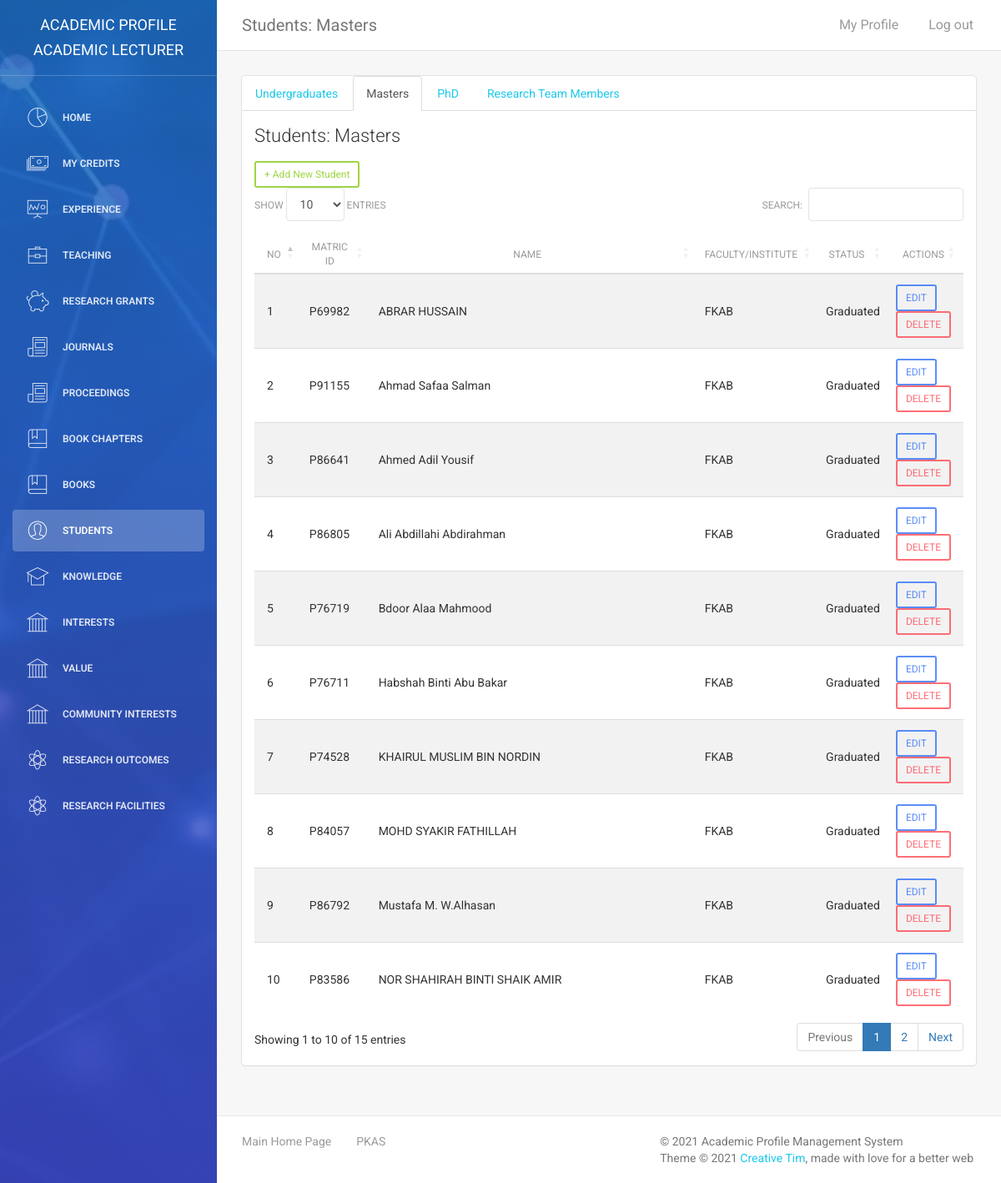
/kalai_panel/students_masters.php (signed in), run on the app's committed database.
### tables this page shows
CREATE TABLE `tbl_students` (
  `id` int(11) NOT NULL,
  `std_reg_num` varchar(25) DEFAULT NULL,
  `std_name` text DEFAULT NULL,
  `std_picture` varchar(255) DEFAULT NULL,
  `std_type` int(11) DEFAULT NULL,
  `std_phonenum` varchar(255) DEFAULT NULL,
  `std_email` varchar(255) DEFAULT NULL,
  `std_research_title` text DEFAULT NULL,
  `std_start_year` int(11) DEFAULT NULL,
  `std_end_year` int(11) DEFAULT NULL,
  `std_status` int(11) DEFAULT NULL,
  `std_sv_status` int(11) DEFAULT NULL,
  `std_faculty` varchar(25) DEFAULT NULL,
  `std_funding_status` varchar(255) DEFAULT NULL,
  `std_activity` text DEFAULT NULL,
  `std_research_outcome` varchar(255) DEFAULT NULL,
  `std_password` varchar(255) DEFAULT NULL,
  `std_firstlogin` int(11) DEFAULT NULL,
  `super_owner` varchar(255) DEFAULT NULL
);

### kalai_panel/assets/php/chk-session.php (called while the page is built, shortened)
<?php
include("connectdb.php");
$user_check = $_SESSION['user_login'];
$user_role = $_SESSION['user_role'];
if($user_role == "Admin" || $user_role == "Super Admin" || $user_role == "Academic Lecturer" || $user_role == "Consultant" || $user_role == "Teacher"){
    $ses_sql = mysqli_query($conn,"select admin_id, admin_name, role, university, plan, credits from tbl_admin where admin_id = '$user_check'");
    $row = mysqli_fetch_array($ses_sql,MYSQLI_ASSOC);
    $login_super_owner = $row['admin_id'];
    $user_role= $row['role'];
}else if($user_role == "Student"){
    $ses_sql = mysqli_query($conn,"select std_reg_num, std_name, super_owner from tbl_students where std_reg_num = '$user_check' ");
   $row = mysqli_fetch_array($ses_sql,MYSQLI_ASSOC);
   $login_session = $row['std_reg_num'];
   $your_name = $row['std_name'];
   $login_super_owner = $row['super_owner'];
   $user_role = "Student";
   $navbar = "student-navbar.php";
   if(!isset($_SESSION['user_login'])){
      header("location:login.php");
   }
}else{
    header("location:login.php");
}
?>

### kalai_panel/students_masters.php (the view, shortened to what this page needs)
<?php
require_once("assets/php/chk-session.php");
require_once("assets/php/connectdb.php");
?>
<!doctype html>
<html lang="en">
<head>
    <link href="assets/css/bootstrap.min.css" rel="stylesheet" />
    <link href="assets/css/animate.min.css" rel="stylesheet"/>
    <link href="assets/css/light-bootstrap-dashboard.css?v=1.4.0" rel="stylesheet"/>
	<link rel="stylesheet" type="text/css" href="https://cdn.datatables.net/1.10.19/css/dataTables.bootstrap4.min.css">
    <link href="https://maxcdn.bootstrapcdn.com/font-awesome/4.2.0/css/font-awesome.min.css" rel="stylesheet">
    <link href="assets/css/pe-icon-7-stroke.css" rel="stylesheet" />
</head>
<body>
<div class="wrapper">
    <div class="sidebar" data-color="blue" data-image="assets/img/sidebar-3.jpg">
    	<div class="sidebar-wrapper">
            <div class="logo">
                <a href="index.php" class="simple-text">
                    Academic Profile <?php echo $user_role;?>
                </a>
            </div>
            <?php $navactive = 9; include("assets/php/Admin-navbar.php");?>
    	</div>
    </div>
    <div class="main-panel">
        <nav class="navbar navbar-default navbar-fixed">
            <div class="container-fluid">
                <div class="navbar-header">
                    <a class="navbar-brand" href="students_masters.php">Students: Masters</a>
                </div>
                <div class="collapse navbar-collapse">
                    <ul class="nav navbar-nav navbar-left">
                        <li>
                            <a href="#" class="dropdown-toggle" data-toggle="dropdown">
                            </a>
                        </li>
                    </ul>
                    <ul class="nav navbar-nav navbar-right">
                        <li>
                           <a href="my-profile.php">
                               <p>My Profile</p>
                            </a>
                        </li>
                        <li>
                            <a href="logout.php">
                                <p>Log out</p>
                            </a>
                        </li>
                    </ul>
                </div>
            </div>
        </nav>
        <div class="content">
            <div class="container-fluid">
                <div class="row">
                    <div class="col-md-12">
                        <div class="card">
                            <ul class="nav nav-tabs">
                                <li><a href="students_ug.php">Undergraduates</a></li>
                                <li class="active"><a href="students_masters.php">Masters</a></li>
                                <li><a href="students_phd.php">PhD</a></li>
                                <li><a href="students_research.php">Research Team Members</a></li>
                            </ul>
                            <div class="header">
                                <h4 class="title">Students: Masters</h4>
                            </div>
                            <div class="content table-responsive">
                                <table id="tlist" class="table table-hover table-striped">
                                    <thead>
                                        <th width="5%" style="text-align:center">No</th>
                                    	<th width="10%" style="text-align:center">Matric ID</th>
                                    	<th width="60%" style="text-align:center">Name</th>
                                        <th width="10%" style="text-align:center">Faculty/Institute</th>
                                        <th width="10%" style="text-align:center">Status</th>
                                        <th width="10%" style="text-align:center">Actions</th>
                                    </thead>
                                    <tbody>
                                    <a href="add-student.php" role="button" class="add-data btn btn-success btn-sm">+ Add New Student</a>
                                        <?php
                                        $sql = mysqli_query($conn, "SELECT * from tbl_students WHERE std_type='1' AND super_owner='$login_super_owner' ORDER BY std_name");
                                        $rows = mysqli_num_rows($sql);
                                        if($rows){
                                            $count = 1;
                                            while($row=mysqli_fetch_array($sql)){
                                                switch($row['std_status']){
                                                    case 0:
                                                        $status = "Active";
                                                        break;
                                                    case 1:
                                                        $status = "Graduated";
                                                        break;
                                                    }
                                        ?>
                                        <tr>
                                            <td><?php echo $count++;?></td>
                                        	<td><?php echo $row['std_reg_num'];?></td>
                                            <td><?php echo $row['std_name'];?></td>
                                            <td><?php echo $row['std_faculty'];?></td>
                                            <td><?php echo $status;?></td>
                                            <td><a href="edit-student.php?id=<?php echo $row['id'];?>" class="btn btn-primary btn-sm" role="button">EDIT</a>
                                            <button type="button" data-toggle="modal" data-id="<?php echo $row['id'];?>" data-target="#ConfirmDelete" class="delete-data btn btn-danger btn-sm">DELETE</button></td>
                                        </tr>
                                        <?php } } ?>
                                    </tbody>
                                </table>
                            </div>
                        </div>
                    </div>
                </div>
            </div>
        </div>
        <footer class="footer">
            <div class="container-fluid">
                <nav class="pull-left">
                    <ul>
                        <li>
                            <a href="../index.php">
                                Main Home Page
                            </a>
                        </li>
                        <li>
                            <a href="http://www.ukm.my/pkas/">
                                PKAS
                            </a>
                        </li>
                    </ul>
                </nav>
                <p class="copyright pull-right">
                    &copy; <script>document.write(new Date().getFullYear())</script> Academic Profile Management System<br>
                    Theme &copy; <script>document.write(new Date().getFullYear())</script> <a href="http://www.creative-tim.com">Creative Tim</a>, made with love for a better web
                </p>
            </div>
        </footer>
    </div>
</div>
</body>
</html>

### data on the page
tbl_students: std_reg_num "P69982", std_name "ABRAR HUSSAIN", std_faculty "FKAB", std_status "Graduated"
tbl_students: std_reg_num "P91155", std_name "Ahmad Safaa Salman", std_faculty "FKAB", std_status "Graduated"
tbl_students: std_reg_num "P86641", std_name "Ahmed Adil Yousif", std_faculty "FKAB", std_status "Graduated"
tbl_students: std_reg_num "P86805", std_name "Ali Abdillahi Abdirahman", std_faculty "FKAB", std_status "Graduated"
tbl_students: std_reg_num "P76719", std_name "Bdoor Alaa Mahmood", std_faculty "FKAB", std_status "Graduated"
tbl_students: std_reg_num "P76711", std_name "Habshah Binti Abu Bakar", std_faculty "FKAB", std_status "Graduated"
tbl_students: std_reg_num "P74528", std_name "KHAIRUL MUSLIM BIN NORDIN", std_faculty "FKAB", std_status "Graduated"
tbl_students: std_reg_num "P84057", std_name "MOHD SYAKIR FATHILLAH", std_faculty "FKAB", std_status "Graduated"
tbl_students: std_reg_num "P86792", std_name "Mustafa M. W.Alhasan", std_faculty "FKAB", std_status "Graduated"
tbl_students: std_reg_num "P83586", std_name "NOR SHAHIRAH BINTI SHAIK AMIR", std_faculty "FKAB", std_status "Graduated"

### other printed values
$user_role "ACADEMIC LECTURER"
